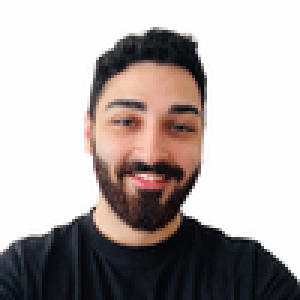
#> input picture assets/profile_pic.jpg, 100 x 100 px, found by its file name (shown 3 times larger)
$ python generate_placeholder_webcam.py
#> lines starting #> are read from the running program, lines starting #| are printed output that depends on the picture; after the words box and inside, x2 and y2 are one past the last pixel; in counts of white or black regions, pixels touching at a corner belong together
"""
Create master_webcam.mp4 (circular talking head placeholder using actual Upwork profile photo + audio track)
"""
import os
import numpy as np
from PIL import Image, ImageDraw, ImageOps
import imageio
import imageio_ffmpeg
import subprocess

os.makedirs('assets', exist_ok=True)
webcam_path = os.path.join('assets', 'master_webcam.mp4')
pp_path = os.path.join('assets', 'profile_pic.jpg')

width, height = 320, 320
fps = 20
duration = 15  # 15 seconds
total_frames = duration * fps

# Load user profile picture if available
user_avatar = None
if os.path.exists(pp_path):
    try:
        raw_pp = Image.open(pp_path).convert('RGB')
#> raw_pp is the input picture: PIL image 100x100 RGB; mean R, G, B 177.9, 170.5, 168.9
        # Center-crop to square
        min_dim = min(raw_pp.size)
#> min_dim = 100
        left = (raw_pp.width - min_dim) // 2
#> left = 0
        top = (raw_pp.height - min_dim) // 2
#> top = 0
        raw_pp = raw_pp.crop((left, top, left + min_dim, top + min_dim))
        user_avatar = raw_pp.resize((260, 260), Image.Resampling.LANCZOS)
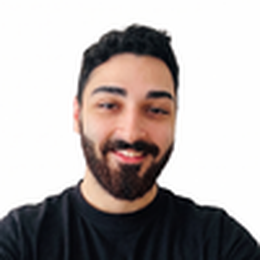
#> user_avatar: PIL image 260x260 RGB; mean R, G, B 177.9, 170.4, 168.8
    except Exception as e:
        print("Could not load profile_pic.jpg:", e)

frames = []
for i in range(total_frames):
    img = Image.new('RGB', (width, height), color=(15, 23, 42)) # Slate 900
    draw = ImageDraw.Draw(img)

    if user_avatar:
        # Paste rounded avatar inside
        # Create circular mask for avatar
        mask = Image.new('L', (260, 260), 0)
        mask_draw = ImageDraw.Draw(mask)
        mask_draw.ellipse([0, 0, 260, 260], fill=255)

        img.paste(user_avatar, (30, 30), mask)

        # Draw emerald outer ring
        draw.ellipse([28, 28, 292, 292], outline=(16, 185, 129), width=5) # Emerald 500
    else:
        # Fallback circle
        draw.ellipse([30, 30, 290, 290], fill=(30, 41, 59), outline=(16, 185, 129), width=5)
        draw.ellipse([110, 80, 210, 180], fill=(56, 189, 248))
        draw.ellipse([70, 180, 250, 290], fill=(56, 189, 248))

    # Animated audio wave bars at bottom
    wave_h = max(3, int(14 + 10 * np.sin(i * 0.45)))
    wave_bg = (10, 15, 29)
    draw.rounded_rectangle([115, 248, 205, 282], radius=10, fill=wave_bg, outline=(16, 185, 129), width=1)

    # 4 equalizer bars
    draw.rectangle([130, 275 - wave_h, 136, 275], fill=(52, 211, 153))
    draw.rectangle([142, 275 - int(wave_h * 1.3), 148, 275], fill=(16, 185, 129))
    draw.rectangle([154, 275 - int(wave_h * 0.8), 160, 275], fill=(52, 211, 153))
    draw.rectangle([166, 275 - int(wave_h * 1.1), 172, 275], fill=(16, 185, 129))
    draw.rectangle([178, 275 - max(3, int(wave_h * 0.6)), 184, 275], fill=(52, 211, 153))

    frames.append(np.array(img))
#> this loop made 300 passes
#> pass 1, `img = Image.new('RGB', (width, height), color=(15, 23, 42))`:
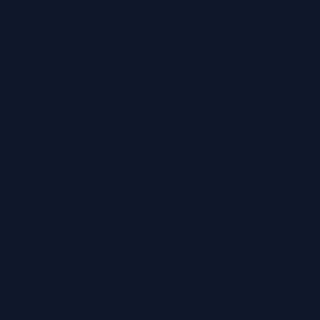
#> img: PIL image 320x320 RGB; mean R, G, B 15, 23, 42
#> after the loop:
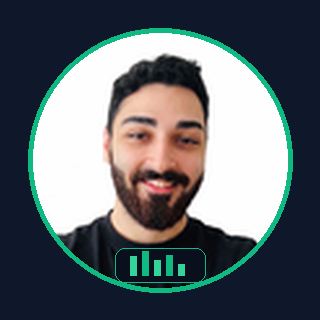
#> img: PIL image 320x320 RGB; mean R, G, B 97.3, 103.8, 108.6
#> after the loop:
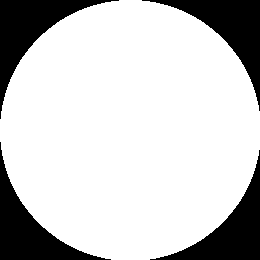
#> mask: PIL image 260x260 L; 79% white; 4 black regions, box (x1, y1, x2, y2) and area: (0, 0, 119, 119) 3664, (142, 0, 260, 111) 3545, (0, 142, 111, 260) 3545, (150, 150, 260, 260) 3427
#> after the loop, frames = 300 items

temp_raw = "assets/temp_webcam_silent.mp4"
imageio.mimsave(temp_raw, frames, fps=fps, codec='libx264')
#> (this line was passed over: imageio_ffmpeg is not available in this run)

# Generate 15-second silent audio track with ffmpeg
#> (the run stopped early here; a loop or call above may not have finished)
